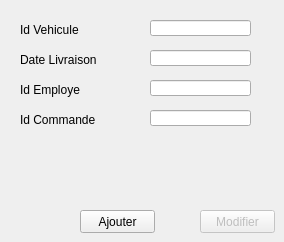
     <widget class="QWidget" name="AjoutP_6">
      <property name="styleSheet">
       <string notr="true"/>
      </property>
      <attribute name="title">
       <string>Ajout et Modification</string>
      </attribute>
      <widget class="QPushButton" name="AddP_button_5">
       <property name="geometry">
        <rect>
         <x>80</x>
         <y>210</y>
         <width>75</width>
         <height>23</height>
        </rect>
       </property>
       <property name="styleSheet">
        <string notr="true"/>
       </property>
       <property name="text">
        <string>Ajouter</string>
       </property>
      </widget>
      <widget class="QLabel" name="label_77">
       <property name="geometry">
        <rect>
         <x>20</x>
         <y>110</y>
         <width>91</width>
         <height>20</height>
        </rect>
       </property>
       <property name="text">
        <string>Id Commande</string>
       </property>
      </widget>
      <widget class="QLineEdit" name="IdVehicule">
       <property name="geometry">
        <rect>
         <x>150</x>
         <y>20</y>
         <width>101</width>
         <height>16</height>
        </rect>
       </property>
      </widget>
      <widget class="QLabel" name="label_78">
       <property name="geometry">
        <rect>
         <x>20</x>
         <y>80</y>
         <width>71</width>
         <height>20</height>
        </rect>
       </property>
       <property name="text">
        <string>Id Employe</string>
       </property>
      </widget>
      <widget class="QLabel" name="label_79">
       <property name="geometry">
        <rect>
         <x>20</x>
         <y>20</y>
         <width>71</width>
         <height>20</height>
        </rect>
       </property>
       <property name="text">
        <string>Id Vehicule</string>
       </property>
      </widget>
      <widget class="QLineEdit" name="DateLivraison">
       <property name="geometry">
        <rect>
         <x>150</x>
         <y>50</y>
         <width>101</width>
         <height>16</height>
        </rect>
       </property>
      </widget>
      <widget class="QLabel" name="label_80">
       <property name="geometry">
        <rect>
         <x>20</x>
         <y>50</y>
         <width>101</width>
         <height>20</height>
        </rect>
       </property>
       <property name="text">
        <string>Date Livraison</string>
       </property>
      </widget>
      <widget class="QLineEdit" name="IdCom">
       <property name="geometry">
        <rect>
         <x>150</x>
         <y>110</y>
         <width>101</width>
         <height>16</height>
        </rect>
       </property>
      </widget>
      <widget class="QLineEdit" name="IdEmploye">
       <property name="geometry">
        <rect>
         <x>150</x>
         <y>80</y>
         <width>101</width>
         <height>16</height>
        </rect>
       </property>
      </widget>
      <widget class="QPushButton" name="EditP_button_6">
       <property name="enabled">
        <bool>false</bool>
       </property>
       <property name="geometry">
        <rect>
         <x>200</x>
         <y>210</y>
         <width>75</width>
         <height>23</height>
        </rect>
       </property>
       <property name="styleSheet">
        <string notr="true"/>
       </property>
       <property name="text">
        <string>Modifier</string>
       </property>
      </widget>
     </widget>
